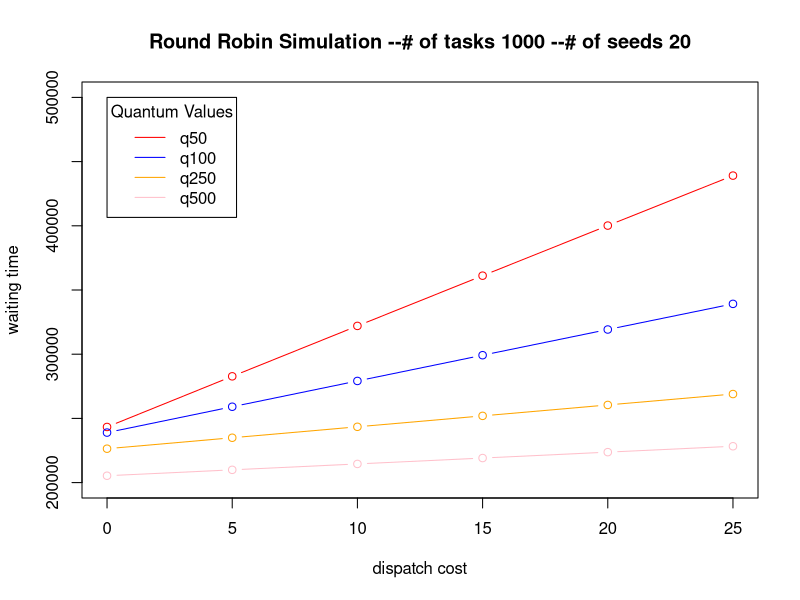
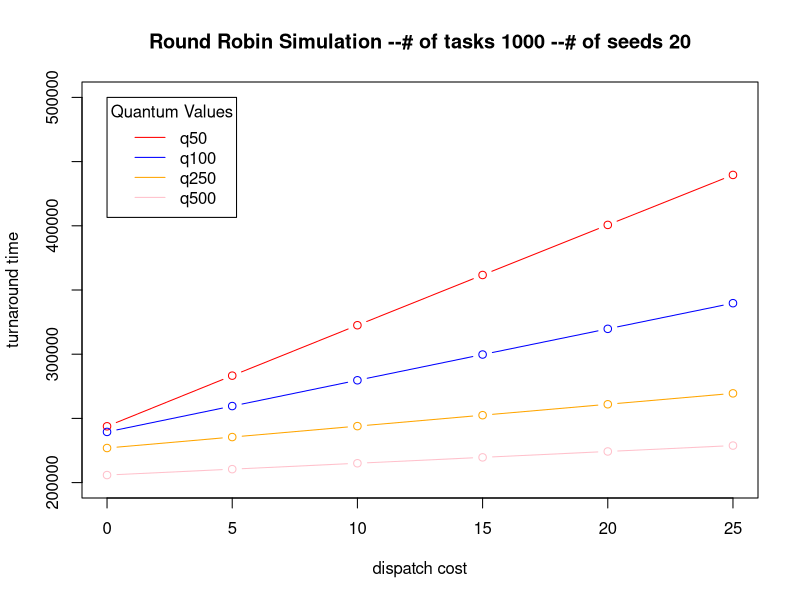

Reproduce these figures in R, in order.
dvalues <- c(0, 5, 10, 15, 20, 25)

wait.q50 <- c(243325.7, 282767.27, 322035.73, 361160.38, 400174.25, 439098.94)
wait.q100 <- c(238947.11, 259081.1, 279164.7, 299216.33, 319225.72, 339200.52)
wait.q250 <- c(226401.11, 234931.39, 243453.24, 251967.71, 260473.41, 268971.61)
wait.q500 <- c(205341.3, 209937.43, 214534.67, 219124.61, 223717.21, 228304.66)

turn.q50 <- c(243852.71, 283294.28, 322562.74, 361687.39, 400701.26, 439625.95)
turn.q100 <- c(239474.13, 259608.11, 279691.71, 299743.34, 319752.73, 339727.53)
turn.q250 <- c(226928.12, 235458.4, 243980.25, 252494.72, 261000.42, 269498.62)
turn.q500 <- c(205868.31, 210464.44, 215061.68, 219651.63, 224244.22, 228831.67)

plot(dvalues, wait.q50, type="b",col="red", main="Round Robin Simulation --# of tasks 1000 --# of seeds 20", ylab="waiting time", xlab="dispatch cost", ylim=c(200000, 500000))
lines(dvalues, wait.q100, col="blue", type="b")
lines(dvalues, wait.q250, col="orange", type="b")
lines(dvalues, wait.q500, col="pink", type="b")
legend(0, 500000, c("q50", "q100", "q250", "q500"), col=c("red", "blue", "orange", "pink"), title="Quantum Values", lty=1)

plot(dvalues, turn.q50, type="b",col="red", main="Round Robin Simulation --# of tasks 1000 --# of seeds 20", ylab="turnaround time", xlab="dispatch cost", ylim=c(200000, 500000))
lines(dvalues, turn.q100, col="blue", type="b")
lines(dvalues, turn.q250, col="orange", type="b")
lines(dvalues, turn.q500, col="pink", type="b")
legend(0, 500000, legend=c("q50", "q100", "q250", "q500"), col=c("red", "blue", "orange", "pink"), title="Quantum Values", lty=1)
